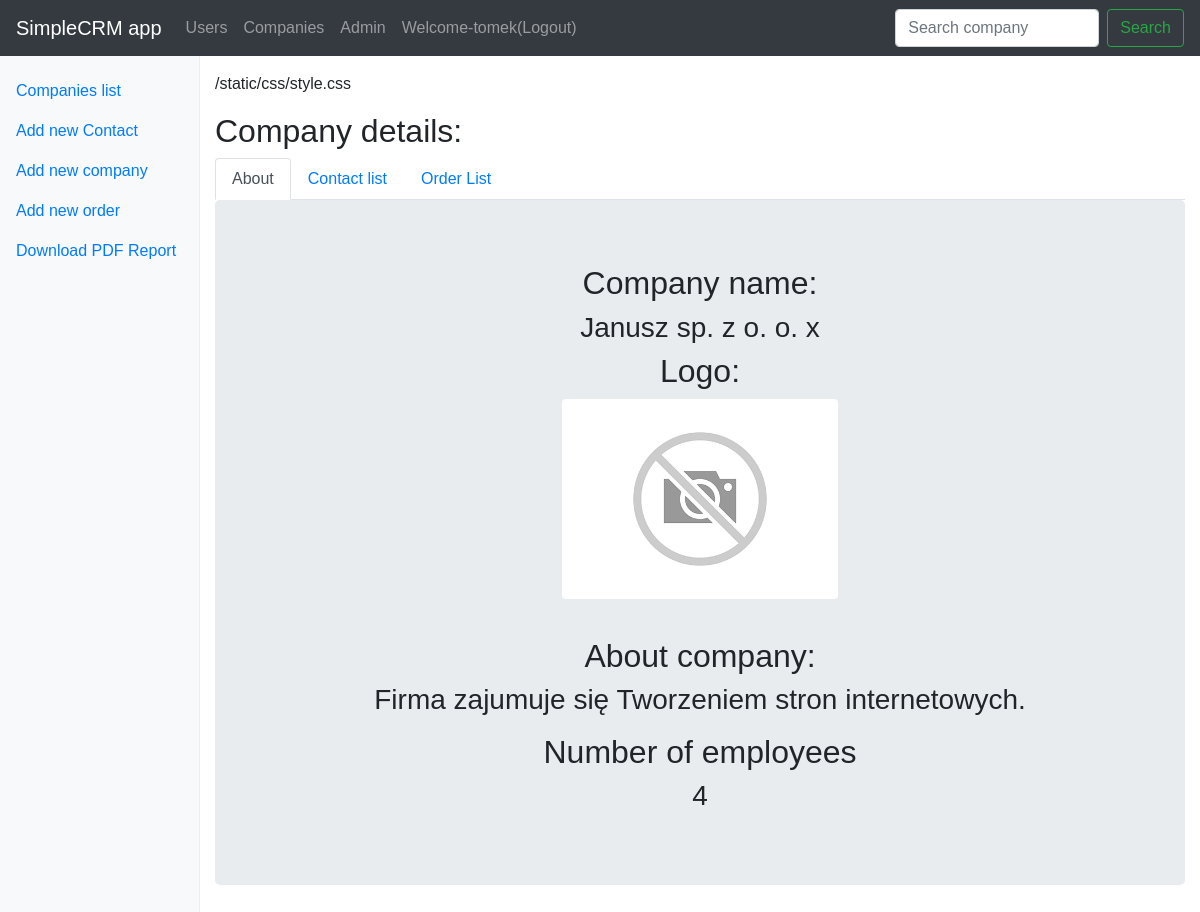
The page /mycrm/company/1/ (signed in) on the database its author committed.
### mycrm/models.py (models this page shows)
class Company(models.Model):
    name = models.CharField(max_length=200)
    description = models.TextField(max_length=2000)
    picture = models.CharField(max_length=500, null=True, default=None)
    ranking_position = models.IntegerField(default=0)
    class Meta:
        verbose_name = 'Company'
        verbose_name_plural = 'Companies'
    def __str__(self):
        return self.name

### mycrm/views.py (the view)
# urls.py: url(r'^company/(?P<pk>[0-9]+)/$', views.CompanyDetailView.as_view(), name="detail"),
class CompanyDetailView(LoginRequiredMixin, DetailView):
    model = models.Company
    template_name = 'company/company_detail.html'

### mycrm/templates/company/company_detail.html (shortened to what this page needs)
{% extends 'base.html' %}
{% load staticfiles %}
{% block sidebar_content %}
    {% include '_companies_bar.html' %}
{% endblock %}
{% block content %}
    <p>{% static 'css/style.css' %}</p>
    <h2>Company details:</h2>
    <ul class="nav nav-tabs" role="tablist">
        <li class="nav-item">
            <a class="nav-link active" data-toggle="tab" href="#home" role="tab">About</a>
        </li>
        <li class="nav-item">
            <a class="nav-link" data-toggle="tab" href="#profile" role="tab">Contact list</a>
        </li>
        <li class="nav-item">
            <a class="nav-link" data-toggle="tab" href="#messages" role="tab">Order List</a>
        </li>
    </ul>
    <div class="tab-content">
        <div class="tab-pane active" id="home" role="tabpanel">
            <div class="container-fluid jumbotron">
                <div>
                    <h2 class="text-center">Company name: </h2>
                    <h3 class="text-center">{{ company }}</h3>
                    <h2 class="text-center">Logo:</h2>
                    <div class="text-center" style="padding-bottom: 22px; padding-top=22px;">
                        <img class="img rounded text-center" onerror="this.src='{% static 'img/no_image.png' %}';"
                             alt="ghf"
                             height="200"
                             src="{{ company.picture }}"/>
                    </div>
                    <p>
                    <h2 class="text-center">About company:</h2>
                    <h3 class="text-center">{{ company.description }}</h3>
                    </p>
                    <h2 class="text-center">Number of employees</h2>
                    <h3 class="text-center">{{ company.businesscard_set.count }}</h3>
                </div>
            </div>
        </div>
    </div>
{% endblock %}

### mycrm/templates/_navbar.html (shortened to what this page needs)
<header>
    <nav class="navbar navbar-expand-md navbar-dark fixed-top bg-dark">
        <a class="navbar-brand" href="#">SimpleCRM app</a>
        <div class="collapse navbar-collapse" id="navbarsExampleDefault">
            <ul class="navbar-nav mr-auto">
                <li class="nav-item">
                    <a class="nav-link" href="{% url 'mycrm:user' %}">Users</a>
                </li>
                {% if request.user.username %}
                    <li class="nav-item">
                        <a class="nav-link" href="{% url 'mycrm:company' %}">Companies</a>
                    </li>
                    <li class="nav-item">
                        <a class="nav-link" href="/admin">Admin</a>
                    </li>
                    <li class="nav-item">
                        {% if request.user.username %}
                            <a class="nav-link" href="{% url 'mycrm:logout' %}">
                                Welcome-{{ request.user.username }}(Logout)
                            </a>
                        {% else %}
                            <a class="nav-link" href="{% url 'mycrm:company' %}">
                                Login
                            </a>
                        {% endif %}
                    </li>
                    </ul>
                    <form class="form-inline mt-2 mt-md-0" method="get" action="{% url 'mycrm:company' %}">
                        <input class="form-control mr-sm-2" type="text" placeholder="Search company" aria-label="Search"
                               name="q">
                        <button class="btn btn-outline-success my-2 my-sm-0" type="submit">Search</button>
                    </form>
                {% else %}
                    <li class="nav-item">
                        <a class="nav-link" href="{% url 'mycrm:company' %}">
                            Login
                        </a>
                    </li>
                {% endif %}
        </div>
    </nav>
</header>

### mycrm/static/css/style.css (style rules this page uses)
body { font-family: Helvetica; padding-top: 3.5rem; }

### mycrm/templates/company/company_detail.html (style rules this page uses)
h3 { font-family: Arial; }

### rows shown on the page
Company: name "Janusz sp. z o. o. x", description "Firma zajumuje się Tworzeniem stron internetowych.", businesscard_set.count "4"

### other values the page prints
{{ request.user.username }} "tomek"
